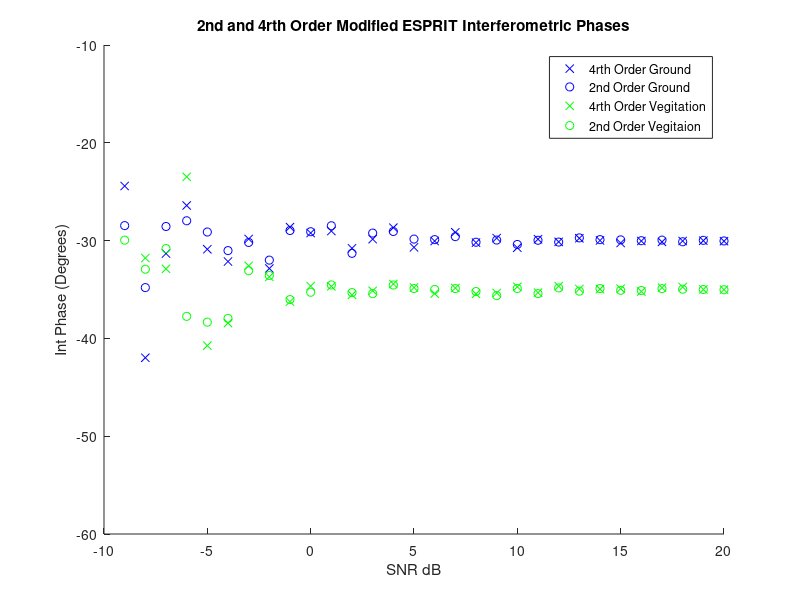
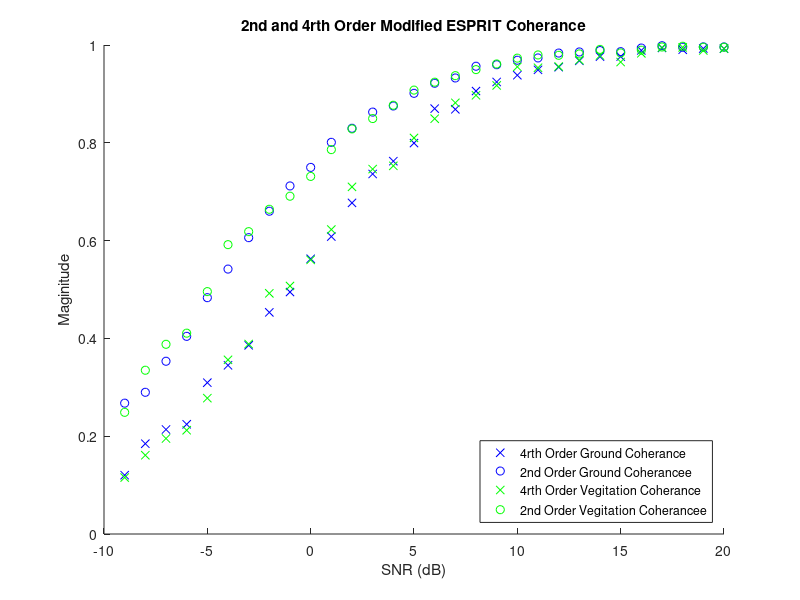

MATLAB code to generate these figures, in order:
%% Afric_Sim_test_ESPRIT
clc;clear;
%% Initializations
alpha = 1; %ground weighting factor
beta = 1;   %veg weighting factor
%
Pol_ground = [1;-1;0]/sqrt(2);
Pol_Cum_ground = [1;1;0;-1;0;0]/2; %ground
Pol_vegitation = [1;1;1]/sqrt(3);
Pol_Cum_vegitation = [1;1;1;1;1;1]/3; %vegitation
G_O = 30;
ground_offset = G_O*pi/180; % ground interferomitry offset
V_O = 35;
vegitation_offset = V_O*pi/180;    % veg interferomitry offset
%
samples = 10;
Window = 200;    %size of window
Averaged_samples = 30;
%
ground_phase_cum=zeros(Averaged_samples,1); vegitation_phase_cum=zeros(Averaged_samples,1);
ground_mag_cum=zeros(Averaged_samples,1); vegitation_mag_cum=zeros(Averaged_samples,1);
ground_phase_esp=zeros(Averaged_samples,1); vegitation_phase_esp=zeros(Averaged_samples,1);
ground_mag_esp=zeros(Averaged_samples,1); vegitation_mag_esp=zeros(Averaged_samples,1);
%
SNR = zeros(1,Averaged_samples);
%% Matrix Construction
for Averaged_sample = 1:Averaged_samples;
    
    SNR(Averaged_sample)=Averaged_sample-10;
    Noise = (10^(-SNR(Averaged_sample)/20))/sqrt(3);
    
    for unusedvariable = 1:samples
        
        g =  Pol_ground*(sqrt(-2*log(1-rand(1,Window))).*exp(1i*2*pi*rand(1,Window)));
        v =  Pol_vegitation*(sqrt(-2*log(1-rand(1,Window))).*exp(1i*2*pi*rand(1,Window)));
        
        s1 = alpha*g + beta*v;
        s2 = alpha*exp(1i*ground_offset)*g + beta*exp(1i*vegitation_offset)*v;
        
        s1_Noise = s1 + Noise*sqrt(-2*log(1-rand(3,Window))).*exp(1i*2*pi*rand(3,Window));
        s2_Noise = s2 + Noise*sqrt(-2*log(1-rand(3,Window))).*exp(1i*2*pi*rand(3,Window));
 
 
%% Cumulant Algorithm        
        p1=[s1_Noise(1,:).*s1_Noise(1,:)
            s1_Noise(2,:).*s1_Noise(2,:)
            s1_Noise(3,:).*s1_Noise(3,:)
            s1_Noise(1,:).*s1_Noise(2,:)
            s1_Noise(1,:).*s1_Noise(3,:)
            s1_Noise(2,:).*s1_Noise(3,:)];
        
        p2=[s2_Noise(1,:).*s2_Noise(1,:)
            s2_Noise(2,:).*s2_Noise(2,:)
            s2_Noise(3,:).*s2_Noise(3,:)
            s2_Noise(1,:).*s2_Noise(2,:)
            s2_Noise(1,:).*s2_Noise(3,:)
            s2_Noise(2,:).*s2_Noise(3,:)];
        
        R11 = p1*p1'/Window;
        R22 = p1*p2'/Window;
        
        A = pinv(R11)*R22;
        
        [u,c] = eig(A);
        
        s1 = abs(Pol_Cum_ground'*u);
        [~,kk] = sort(s1,'descend');
        ground_phase_cum(Averaged_sample) = ground_phase_cum(Averaged_sample) + 0.5*angle(c(kk(1),kk(1)))/samples;
        ground_mag_cum(Averaged_sample) = ground_mag_cum(Averaged_sample) + abs(c(kk(1),kk(1)))/samples;
        
        s2 = abs(Pol_Cum_vegitation'*u);
        [~,kk] = sort(s2,'descend');
        vegitation_phase_cum(Averaged_sample) = vegitation_phase_cum(Averaged_sample) + 0.5*angle(c(kk(1),kk(1)))/samples;
        vegitation_mag_cum(Averaged_sample) = vegitation_mag_cum(Averaged_sample) + abs(c(kk(1),kk(1)))/samples;
        %% ESPRIT Algorithm
        p1 = [s1_Noise(1,:)
            s1_Noise(2,:)
            s1_Noise(3,:)];
        
        p2 = [s2_Noise(1,:)
            s2_Noise(2,:)
            s2_Noise(3,:)];
        
        R1 = p1*p1'/Window;
        R2 = p1*p2'/Window;
        
        A = pinv(R1)*R2;
        
        [u,c] = eig(A);
        
        s1 = abs(Pol_ground'*u);
        [~,kk] = sort(s1,'descend');
        ground_phase_esp(Averaged_sample) = ground_phase_esp(Averaged_sample) + angle(c(kk(1),kk(1)))/samples;
        ground_mag_esp(Averaged_sample) = ground_mag_esp(Averaged_sample) + abs(c(kk(1),kk(1)))/samples;
        
        s2 = abs(Pol_vegitation'*u);
        [~,kk] = sort(s2,'descend');
        vegitation_phase_esp(Averaged_sample) = vegitation_phase_esp(Averaged_sample) + angle(c(kk(1),kk(1)))/samples;
        vegitation_mag_esp(Averaged_sample) = vegitation_mag_esp(Averaged_sample) + abs(c(kk(1),kk(1)))/samples;
        
    end
end
%% Plotting Results
 
figure(1);
title('2nd and 4rth Order Modified ESPRIT Interferometric Phases');
xlabel('SNR dB');ylabel('Int Phase (Degrees)');
hold on;
plot(SNR,ground_phase_cum*180/pi,'bx');
plot(SNR,ground_phase_esp*180/pi,'bo');
plot(SNR,vegitation_phase_cum*180/pi,'gx');
plot(SNR,vegitation_phase_esp*180/pi,'go');
axis([-10 20 -60 -10]);
legend('4rth Order Ground','2nd Order Ground','4rth Order Vegitation','2nd Order Vegitaion','Location','northeast')
hold off
 
figure(2)
title('2nd and 4rth Order Modified ESPRIT Coherance');
xlabel('SNR (dB)');ylabel('Maginitude')
hold on;
plot(SNR,ground_mag_cum,'bx');
plot(SNR,ground_mag_esp,'bo');
plot(SNR,vegitation_mag_cum,'gx');
plot(SNR,vegitation_mag_esp,'go');
legend('4rth Order Ground Coherance','2nd Order Ground Coherancee','4rth Order Vegitation Coherance','2nd Order Vegitation Coherancee','Location','southeast');
hold off;
